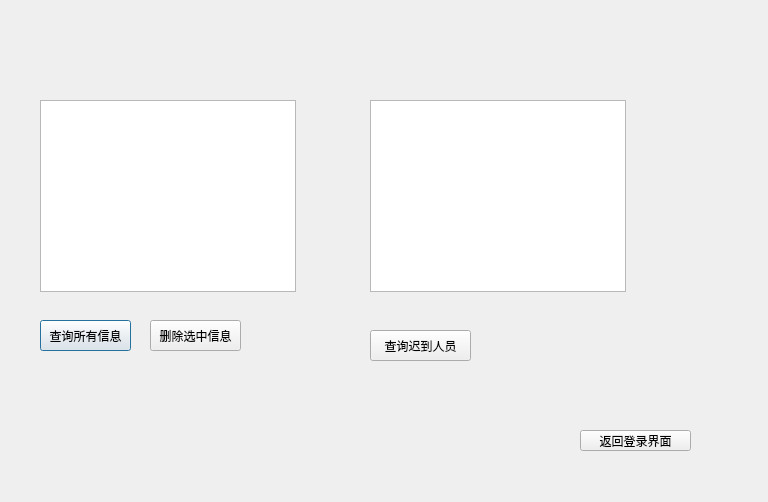
<?xml version="1.0" encoding="UTF-8"?>
<ui version="4.0">
 <class>manager_Dialog</class>
 <widget class="QDialog" name="manager_Dialog">
  <property name="geometry">
   <rect>
    <x>0</x>
    <y>0</y>
    <width>768</width>
    <height>502</height>
   </rect>
  </property>
  <property name="windowTitle">
   <string>Dialog</string>
  </property>
  <widget class="QPushButton" name="pushButton">
   <property name="geometry">
    <rect>
     <x>40</x>
     <y>320</y>
     <width>91</width>
     <height>31</height>
    </rect>
   </property>
   <property name="text">
    <string>查询所有信息</string>
   </property>
  </widget>
  <widget class="QTableWidget" name="tableWidget">
   <property name="geometry">
    <rect>
     <x>40</x>
     <y>100</y>
     <width>256</width>
     <height>192</height>
    </rect>
   </property>
  </widget>
  <widget class="QPushButton" name="pushButton_delete">
   <property name="geometry">
    <rect>
     <x>150</x>
     <y>320</y>
     <width>91</width>
     <height>31</height>
    </rect>
   </property>
   <property name="text">
    <string>删除选中信息</string>
   </property>
  </widget>
  <widget class="QTableWidget" name="tableWidget_late">
   <property name="geometry">
    <rect>
     <x>370</x>
     <y>100</y>
     <width>256</width>
     <height>192</height>
    </rect>
   </property>
  </widget>
  <widget class="QPushButton" name="pushButton_return">
   <property name="geometry">
    <rect>
     <x>580</x>
     <y>430</y>
     <width>111</width>
     <height>21</height>
    </rect>
   </property>
   <property name="text">
    <string>返回登录界面</string>
   </property>
  </widget>
  <widget class="QPushButton" name="pushButton_late">
   <property name="geometry">
    <rect>
     <x>370</x>
     <y>330</y>
     <width>101</width>
     <height>31</height>
    </rect>
   </property>
   <property name="text">
    <string>查询迟到人员</string>
   </property>
  </widget>
 </widget>
 <resources/>
 <connections/>
</ui>
